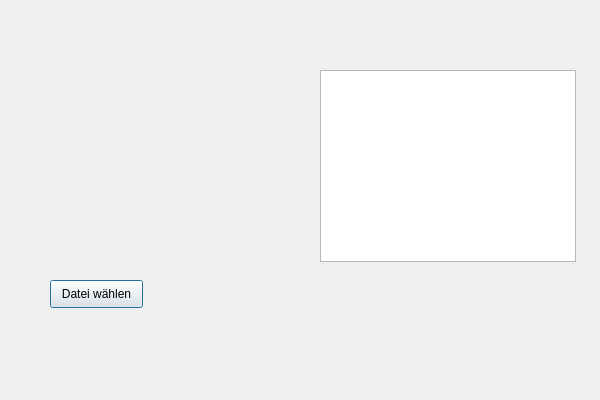
<?xml version="1.0" encoding="UTF-8"?>
<ui version="4.0">
 <class>Rect01Class</class>
 <widget class="QDialog" name="Rect01Class">
  <property name="geometry">
   <rect>
    <x>0</x>
    <y>0</y>
    <width>600</width>
    <height>400</height>
   </rect>
  </property>
  <property name="windowTitle">
   <string>Rect01</string>
  </property>
  <widget class="QPushButton" name="pbdat_w">
   <property name="geometry">
    <rect>
     <x>50</x>
     <y>280</y>
     <width>93</width>
     <height>28</height>
    </rect>
   </property>
   <property name="text">
    <string>Datei wählen</string>
   </property>
  </widget>
  <widget class="QListWidget" name="listWidget">
   <property name="geometry">
    <rect>
     <x>320</x>
     <y>70</y>
     <width>256</width>
     <height>192</height>
    </rect>
   </property>
  </widget>
 </widget>
 <layoutdefault spacing="6" margin="11"/>
 <resources>
  <include location="Rect01.qrc"/>
 </resources>
 <connections/>
</ui>
